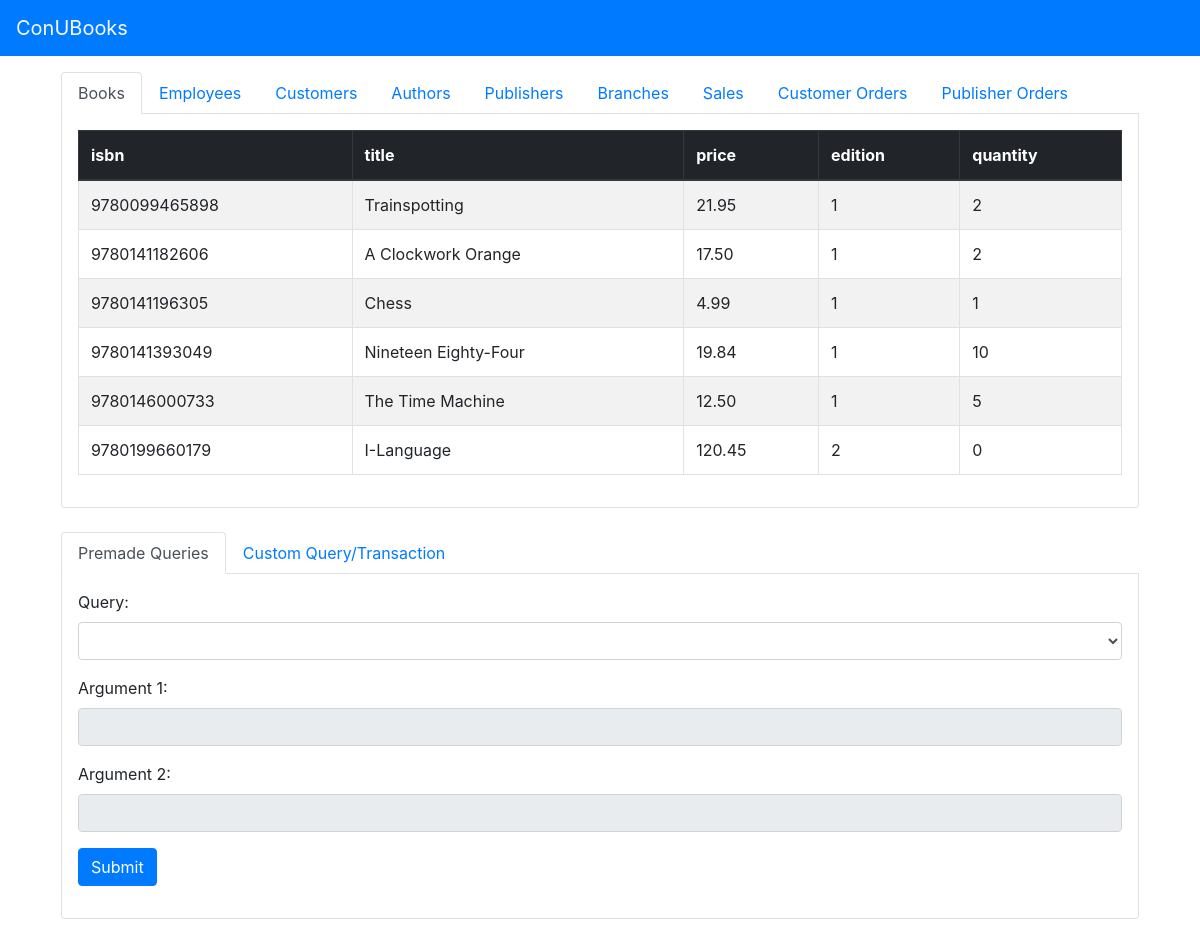
The page / on the database its author committed.
### tables this page shows
create table book(
    isbn char(13) primary key,
    title varchar(100) not null,
    price decimal(19,2) not null,
    edition smallint not null,
    quantity smallint not null
);

### databaseAccess.php (the view, shortened to what this page needs)
 <?php
function conn()
{
    $servername = "spc353.encs.concordia.ca";
    $dbname     = "spc353_4";
    $username   = "spc353_4";
    $password   = "1assword";
    try {
        $connection = new PDO("mysql:host=$servername;dbname=$dbname", $username, $password);
        $connection->setAttribute(PDO::ATTR_ERRMODE, PDO::ERRMODE_EXCEPTION);
    }
    catch (PDOException $e) {
        echo "Connection failed: " . $e->getMessage();
    }
    return $connection;
}
function getAllBooks()
{
    $connection = conn();
    $results    = $connection->query("select * from book;");
    return $results;
}
function createTable($results)
{
    echo '<table class="table table-hover table-bordered table-striped">';
    echo '<tbody>';
    while($results != NULL && $row = $results->fetch(PDO::FETCH_ASSOC)) {
        $rows = array_keys($row);
        echo '<tr>';
        for($i = 0; $i < count($rows); $i++) {
            echo '<td>'.$row[$rows[$i]].'</td>';
        }
        echo '</tr>';
    }
    echo '</tbody>';
    echo '<thead class="thead-dark">';
    echo '<tr>';
    for($i = 0; $i < count($rows); $i++) {
        echo '<th>'.$rows[$i].'</th>';
    }
    echo '</tr>';
    echo '</thead>';
    echo '</table>';
}
?>

### index.php (shortened to what this page needs)
<!DOCTYPE HTML>
<html>
    <head>
		<link rel="stylesheet" href="https://maxcdn.bootstrapcdn.com/bootstrap/4.0.0/css/bootstrap.min.css">
		<link rel="stylesheet" href="https://cdnjs.cloudflare.com/ajax/libs/selectize.js/0.12.6/css/selectize.bootstrap3.min.css">
    </head>
    <body>
	<nav class="navbar navbar-expand-lg bg-primary navbar-dark">
		<a class="navbar-brand text-light">ConUBooks</a>
	</nav>
	<div class='container'>
		<div class='row'>
			<div class='col m-3'>
				<ul class="nav nav-tabs" id="tablesTabs">
					<li class="nav-item">
						<a class="nav-link active" id="booksTab" data-toggle="tab" href="#books">Books</a>
					</li>
					<li class="nav-item">
						<a class="nav-link" id="employeesTab" data-toggle="tab" href="#employees">Employees</a>
					</li>
					<li class="nav-item">
						<a class="nav-link" id="customersTab" data-toggle="tab" href="#customers">Customers</a>
					</li>
					<li class="nav-item">
						<a class="nav-link" id="authorsTab" data-toggle="tab" href="#authors">Authors</a>
					</li>
					<li class="nav-item">
						<a class="nav-link" id="publishersTab" data-toggle="tab" href="#publishers">Publishers</a>
					</li>
					<li class="nav-item">
						<a class="nav-link" id="branchesTab" data-toggle="tab" href="#branches">Branches</a>
					</li>
					<li class="nav-item">
						<a class="nav-link" id="branchesTab" data-toggle="tab" href="#sales">Sales</a>
					</li>
					<li class="nav-item">
						<a class="nav-link" id="branchesTab" data-toggle="tab" href="#customerOrders">Customer Orders</a>
					</li>
					<li class="nav-item">
						<a class="nav-link" id="branchesTab" data-toggle="tab" href="#publisherOrders">Publisher Orders</a>
					</li>
				</ul>
				<div class="tab-content" id="tablesTabsContent">
					<div class="tab-pane fade show active border-left border-bottom border-right rounded-bottom p-3" id="books">
						<?php
							require 'databaseAccess.php';
							createTable(getAllBooks());
						?>
					</div>
				</div>
				<br/>
				<ul class="nav nav-tabs" id="queryTabs">
					<li class="nav-item">
						<a class="nav-link active" id="queryTab" data-toggle="tab" href="#queries">Premade Queries</a>
					</li>
					<li class="nav-item">
						<a class="nav-link" id="customQueryTab" data-toggle="tab" href="#customQuery">Custom Query/Transaction</a>
					</li>
				</ul>
				<div class="tab-content" id="queryTabsContent">
					<div class="tab-pane fade show active border-left border-bottom border-right rounded-bottom p-3" id="queries">
						<form method="post">
							<div class="form-group">
								<label for='query'>Query:</label>
								<select id='query' name="query" class="form-control">
									<option value=""></option>
									<option value="a">Get detail of all books in the Bookstore.</option>
								</select>
							</div>
							<div class="form-group">
								<label for='input1' id='input1Label'>Argument 1:</label>
								<input name="input1" id='input1' type="text" class="form-control" disabled="true"/>
							</div>
							<div class="form-group">
								<label for='input2' id='input2Label'>Argument 2:</label>
								<input name="input2" id='input2' type="text" class="form-control" disabled="true"/>
							</div>
							<input type="submit" class="btn btn-primary mb-3"/>
						</form>
					</div>
				</div>
			</div>
		</div>
	</div>
    </body>
</html>

### rows shown on the page
book: isbn "9780099465898", title "Trainspotting", price "21.95", edition "1", quantity "2"
book: isbn "9780141182606", title "A Clockwork Orange", price "17.50", edition "1", quantity "2"
book: isbn "9780141196305", title "Chess", price "4.99", edition "1", quantity "1"
book: isbn "9780141393049", title "Nineteen Eighty-Four", price "19.84", edition "1", quantity "10"
book: isbn "9780146000733", title "The Time Machine", price "12.50", edition "1", quantity "5"
book: isbn "9780199660179", title "I-Language", price "120.45", edition "2", quantity "0"

### other values the page prints
$rows[$i] "isbn"
$rows[$i] "title"
$rows[$i] "price"
$rows[$i] "edition"
$rows[$i] "quantity"
